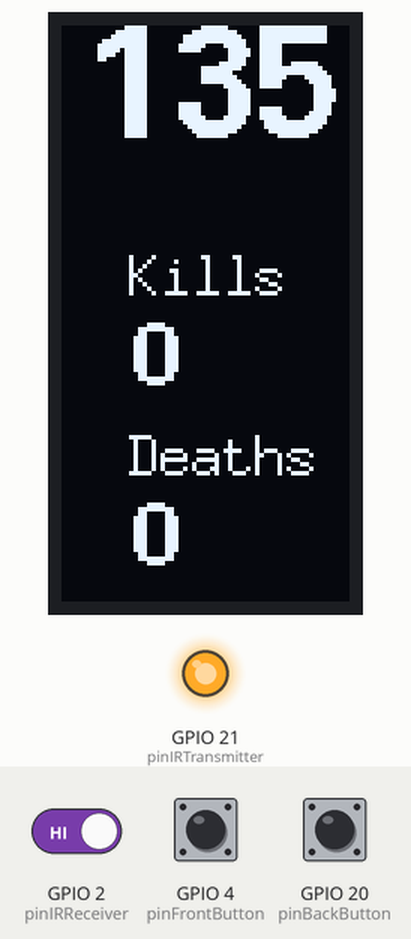
The sketch below on a simulated Seeed XIAO ESP32-C3. Shown: 64×128 one-colour display, output pins drawn as LEDs (lit = HIGH). The test bench sets the inputs (shaded band); at power-on: GPIO 4 (pinFrontButton) HIGH, GPIO 2 (pinIRReceiver) HIGH, GPIO 20 (pinBackButton) HIGH. EEPROM starts erased. At 4.5 s the program puts the board to deep sleep or switches it off; the recording ends there.

Above: at 1.2 s.
1.3 s: GPIO 4 (pinFrontButton) pulled LOW for 3.2 s
Timing chart, 0 to 4.5 s (numbered marks = the images above; inputs shaded):
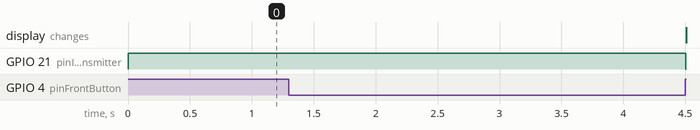

Measured:
- after the input at 1.3 s, GPIO 21 (pinIRTransmitter): HIGH → LOW after 3.2 s

The sketch:

Airsoft-HUD.ino
```cpp
// An Airsoft project that attaches a transparent HUD to an Airsoft gun. The device detects the number of BBs shot
// and shows a count of how many BBs are left in the magazine. It can also help keep track of the number of kills
// and deaths during a match. A XIAO ESP32-C3 micro controller is used together with a SSD1309 transparent OLED display.
// BBs are detected as they travel through a mock suppressor that contains a small IR Transmitter LED and IR Receiver sensor.
//
// Video:               https://youtu.be/BZJjDX5xyRM
// Full documentation:  AirsoftHUD.pdf
// Wiring Diagram:      WiringDiagram.fzz
// 3D Models:           In folder "3DModels"
//
// NOTE: Device won't connect to PC via USB when in deep sleep. Therefore, first switch on / wake up before you upload code

//#define DEBUG 1

#ifdef DEBUG
#define DebugPrintf(...) Serial.printf(__VA_ARGS__)
#define DebugPrintln(...) Serial.println(__VA_ARGS__)
#else
#define DebugPrintln(...)
#define DebugPrintf(...)
#endif

#include <Wire.h>         // I2C interface
#include <U8g2lib.h>      // Display library

#include "Button.h"
#include "StateToggleTimer.h"

// Define pins on XIAO ESP32-C3
static const int pinIRReceiver = A0;
static const int pinIRTransmitter = D6;
static const int pinFrontButton = D2;
static const int pinBackButton = D7;

// Define minimum time between shots
static const int maxRPS = 25;                                       // Rounds per second when in full auto
static const unsigned long minTimeBetweenShots = (1000 / maxRPS);   // Time in milliseconds between shots in full auto

// Read/write persistant data using EEPROM
#include <Preferences.h>
Preferences persistedData;

// Transparent OLED display SSD1309
char displayText[64];
bool bUpdateDisplay = true;
U8G2_SSD1309_128X64_NONAME2_F_HW_I2C display(U8G2_R3);

// Define buttons and ISRs
Button frontButton(pinFrontButton);
Button backButton(pinBackButton);
void frontButtonISR() { frontButton.onInterrupt(); }
void backButtonISR() { backButton.onInterrupt(); }

// Keep track of deep sleep status
bool bGotoSleep = false;
bool bIsSleeping = false;

// Keep track of kills/deaths
int numKills = 0;
int numDeaths = 0;

// Keep track of shots
int numShots = 0;

// Handle different magazine sizes
int selectedMagazineSize = 1;
unsigned long lastMagazineResetTime = 0;
static const int numMagazineSizes = 3;
static const int maxNumBBsInMagazine[numMagazineSizes] =
{
  135,  // EMG / KRYTAC 200rd/50rd Selectable Capacity Magazine actually only takes 135 BBs
  110,  // Sometimes carry a speed loader with 100 bbs. Will probably refill magazine if 10 BBs are left, so define a 110 magazine size
  20    // For testing purposes
};

// Flash display when magazine is running low on BBs
static const int numBBsToStartFlashing = 10;
StateToggleTimer flashNumBBsLeft(250);

// Keep track of when BBs are detected
volatile bool bbDetected = false;
volatile unsigned long bbDetectedTime = millis();

// ISR when BB is detected
void bbDetectedISR()
{
  bbDetected = true;
  bbDetectedTime = millis();
}

void setup()
{
#ifdef DEBUG
  Serial.begin(115200);
  delay(500);
  Serial.println("\n\n********* Airsoft HUD *********\n");
#endif

  // Restore data from previous power down
  LoadData();

  // Setup IR transmitter LED
  pinMode(pinIRTransmitter, OUTPUT);
  digitalWrite(pinIRTransmitter, HIGH);

  // Setup interrupt to detect BBs. When a BB passes between the IR transmitter and receiver, the voltage will change from HIGH to LOW, i.e. use FALLING
  attachInterrupt(pinIRReceiver, bbDetectedISR, FALLING);

  // Setup buttons
  frontButton.Setup(frontButtonISR);
  backButton.Setup(backButtonISR);

  // Setup display
  bUpdateDisplay = true;
  display.setI2CAddress(0x3d << 1);   // Address is 0x3d, but for some reason the U8g2 lib adds a right shift 1 during setup, so we left shift 1
  display.setBusClock(4000000);
  display.begin();
}

void loop()
{
  unsigned long nowTime = millis();

  // To avoid double counting a single BB, we only count one BB during the minimum time defined by the RPS when in full auto
  if (bbDetected && (nowTime - bbDetectedTime) > minTimeBetweenShots)
  {
      numShots++;
      bbDetected = false;
      bUpdateDisplay = true;
      DebugPrintf("Num shots = %d\n", numShots);
  }

  // A button interrupt will wake the device up, so make sure that we're not in the middle of a button press while going into deep sleep
  if (bGotoSleep)
  {
    if (!frontButton.IsPressed() && !backButton.IsPressed())
    {
      bGotoSleep = false;
      DeepSleep();
    }
  }
  else
  {
    if (frontButton.WasLongPressed())   // Power down / deep sleep
    {
      DebugPrintln("Front button long press");
      bGotoSleep = true;
    }
    else if (backButton.WasLongPressed())   // Reset stats
    {
      DebugPrintln("Back button long press");
      numKills = 0;
      numDeaths = -1;   // Button up from this long press will trigger an interrupt, adding an extra numDeaths count, so reset to -1, not 0
    }
    else if (frontButton.IsPressed() && backButton.IsPressed())   // Reset numShots when switching to a new magazine
    {
      DebugPrintln("Both buttons pressed");
      frontButton.Reset();
      backButton.Reset();
      numShots = 0;
      bUpdateDisplay = true;
      flashNumBBsLeft.Stop();

      // Doing a double press within 2 seconds will reset to another magazine size
      if ((nowTime - lastMagazineResetTime) < 2000)
      {
        selectedMagazineSize++;
        selectedMagazineSize %= numMagazineSizes;
      }

      lastMagazineResetTime = millis();
    }
    else
    {
      if (frontButton.WasPressed())   // Another kill :-)
      {
        DebugPrintln("Front button pressed");

        if (bIsSleeping)
        {
            WakeUp();
        }
        else
        {
          bUpdateDisplay = true;
          numKills++;
        }
      }

      if (backButton.WasPressed())    // Another death :-(
      {
        DebugPrintln("Back button pressed");
        bUpdateDisplay = true;
        numDeaths++;
      }
    }
  }

  UpdateDisplay();
}

void UpdateDisplay()
{
  // Don't display number of BBs shot, but rather how many BBs are left in magazine
  int numShotsLeft = max(maxNumBBsInMagazine[selectedMagazineSize] - numShots, 0);
  FlashIfLowOnBBs(numShotsLeft);

  // Only update the display when really needed
  if (bUpdateDisplay)
  {
    bUpdateDisplay = false;

    display.clearBuffer();

    if (flashNumBBsLeft.IsOn())
    {
      // Extra logic to center align digits by adding extra spaces based on the number of digits in the number
      sprintf(displayText, "%s%s%d", (numShotsLeft < 100) ? " " : "", (numShotsLeft < 10) ? " " : "", numShotsLeft);
      display.setFont(u8g2_font_fub25_tn);
      display.drawStr((numShotsLeft >= 100) ? 5 : 0, 25, displayText);
    }

    display.setFont(u8g2_font_7x13_tf);
    display.drawStr(15, 60,"Kills");

    sprintf(displayText, "%d", numKills);
    display.setFont(u8g2_font_fub14_tn);
    display.drawStr(15, 80, displayText);

    display.setFont(u8g2_font_7x13_tf);
    display.drawStr(15, 100,"Deaths");

    sprintf(displayText, "%d", numDeaths);
    display.setFont(u8g2_font_fub14_tn);
    display.drawStr(15, 120, displayText);

    display.sendBuffer();
  }
}

// If magazine is almost empty, flash the number of BBs left
void FlashIfLowOnBBs(int numShotsLeft)
{
  if ((numShotsLeft == numBBsToStartFlashing) && !flashNumBBsLeft.HasStarted())
  {
    flashNumBBsLeft.Start();
  }

  if ((numShotsLeft <= numBBsToStartFlashing) && flashNumBBsLeft.HasStateChanged())
  {
    bUpdateDisplay = true;
  }

  unsigned long nowTime = millis();
  flashNumBBsLeft.Update(nowTime);
}

// No physiscal power switch, just put device into deep sleep. The spec for XIAO ESP32-C3 says it only uses 44uA
// when in deep sleep, so it should last for several months on a 800mAh battery
void DeepSleep()
{
  bIsSleeping = true;

  display.setPowerSave(1);              // Power down display
  detachInterrupt(pinIRReceiver);       // Disable interrupt that detects BBs
  digitalWrite(pinIRTransmitter, LOW);  // Switch IR LED off
  SaveData();                           // Save current data to EEPROM

  // Setup deep sleep to wake up on a front button press
  esp_deep_sleep_enable_gpio_wakeup(1ULL << D2, ESP_GPIO_WAKEUP_GPIO_LOW);

  // Now we're ready to deep sleep
  esp_deep_sleep_start();

}

// Wakeup from deep sleep
void WakeUp()
{
  bIsSleeping = false;

  LoadData();                                             // Restore data from previous power down
  display.setPowerSave(0);                                // Power on display
  digitalWrite(pinIRTransmitter, HIGH);                   // Switch IR LED on
  attachInterrupt(pinIRReceiver, bbDetectedISR, FALLING); // Enable interrupt that detects BBs
}

// When powering up, data is always reset, so save info before powering down
void SaveData()
{
  persistedData.begin("AirsoftHUD", false);
  persistedData.putInt("numKills", (int32_t)numKills);
  persistedData.putInt("numDeaths", (int32_t)numDeaths);
  persistedData.putInt("numShots", (int32_t)numShots);
  persistedData.putInt("selectedMagSize", (int32_t)selectedMagazineSize);
  persistedData.end();
}

void LoadData()
{
  persistedData.begin("AirsoftHUD", false);
  numKills = persistedData.getInt("numKills");
  numDeaths = persistedData.getInt("numDeaths");
  numShots = persistedData.getInt("numShots");
  selectedMagazineSize = persistedData.getInt("selectedMagSize");
  persistedData.end();
}
```

Button.h
```cpp
// Manage a button presses

#ifndef _BUTTON
#define _BUTTON

#define DefineButton(buttonName, pin) \
  Button buttonName(pin); \
  void buttonName##ISR() { buttonName.onInterrupt(); }

#define SetupButton(buttonName) \
  buttonName.Setup(buttonName##ISR);

class Button
{
  public:
    Button(int pin)
    {
      m_pin = pin;
      m_bIsPressed = false;
      m_bWasPressed = false;
      m_bWasLongPressed = false;
      lastState = !bIsPressed;
      lastStateChangeTime = millis();
    }

    void Setup(void(ISR)())
    {
      pinMode(m_pin, INPUT_PULLUP);
      attachInterrupt(digitalPinToInterrupt(m_pin), ISR, CHANGE);
    }

    void Reset()
    {
      m_bReset = true;
      m_bIsPressed = false;
      m_bWasPressed = false;
    }

    inline bool IsPressed() { return m_bIsPressed; }

    bool WasPressed()
    {
      if (m_bWasPressed)
      {
        m_bWasPressed = false;
        return true;
      }
      return false;
    }

    // Check if button was long pressed
    bool WasLongPressed()
    {
      if (m_bWasLongPressed)
      {
        m_bWasLongPressed = false;
        return true;
      }
      return false;
    }

    void onInterrupt()
    {
      unsigned long now = millis();

      unsigned long timeSinceLastStateChange = now - lastStateChangeTime;
      if (timeSinceLastStateChange > debounceDelay)
      {
        bool currentState = digitalRead(m_pin);

        // Check if there was a state change
        if (currentState != lastState)
        {
          lastStateChangeTime = now;
          lastState = currentState;

          m_bIsPressed = (currentState == bIsPressed);

          // Once the button is released, we record that it was pressed
          if (currentState != bIsPressed)
          {
            m_bWasPressed = true;

            if (timeSinceLastStateChange > longPressDelay)
            {
              m_bWasLongPressed = true;
            }
            else
            {
              m_bWasLongPressed = false;
            }
          }
          else
          {
            m_bWasLongPressed = false;
          }

          if (m_bReset)
          {
            m_bReset = false;
            m_bIsPressed = false;
            m_bWasPressed = false;
            m_bWasLongPressed = false;
          }
        }
      }
    }

  private:
    static const unsigned long debounceDelay = 50;
    static const unsigned long longPressDelay = 1000;
    static const bool bIsPressed = LOW;

    int m_pin;
    unsigned long lastStateChangeTime;
    bool lastState;
    volatile bool m_bIsPressed;
    volatile bool m_bWasPressed;
    volatile bool m_bWasLongPressed;
    volatile bool m_bReset;
};


#endif
```

StateToggleTimer.h
```cpp
// Manage a toggle state timer, for example flashing of an LED or a flashing indicator on a display

#ifndef _STATE_TOGGLE_TIMER
#define _STATE_TOGGLE_TIMER

class StateToggleTimer
{
  public:
    StateToggleTimer(const unsigned long duration)
    {
      m_bIsOn = false;
      m_bPreviousState = false;
      m_bHasStarted = false;
      m_duration = duration;
      m_timer = millis();
    }

    inline bool IsOn() { return m_bIsOn; }
    inline bool HasStarted() { return m_bHasStarted; }

    inline void SetDuration(const unsigned long duration) { m_duration = duration; }

    void Start()
    {
      m_bIsOn = true;
      m_bHasStarted = true;
      m_timer = millis();
    }

    void Stop()
    {
      m_bIsOn = true;
      m_bHasStarted = false;
    }

    void Update(const unsigned long now)
    {
      if (m_bHasStarted)
      {
        if ((now - m_timer) > m_duration)
        {
          m_timer = now;
          m_bIsOn = !m_bIsOn;
        }
      }
      else
      {
        m_bIsOn = true;
      }
    }

    bool HasStateChanged()
    {
      bool bChanged = !(m_bPreviousState == m_bIsOn);
      m_bPreviousState = m_bIsOn;
      return bChanged;
    }

  private:
    bool m_bIsOn;               // Flashing changes this state between on/off
    bool m_bPreviousState;      // Keep track of the previous state
    bool m_bHasStarted;         // Is the flash system enabled?
    unsigned long m_duration;   // Duration of a flash
    unsigned long m_timer;      // Timer to control the flash
};

#endif
```
